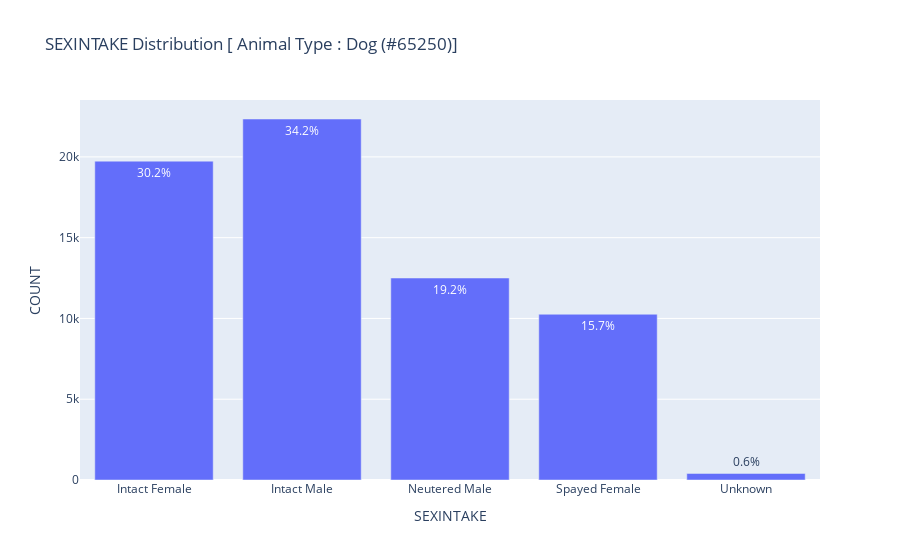

Notebook source saved alongside this figure:
### Markdown cell above
# Exploring "SEX INTAKE" of Dogs

### Code cell
var = 'SEXINTAKE'
dfGrp = dfAnimals.groupby(['ANIMALTYPE',var])['ANIMALID'].count()
dfGrp = dfGrp.reset_index(drop=False)
dfGrp = dfGrp.rename(columns={"ANIMALID": "COUNT"})
dfGrp = dfGrp[dfGrp.ANIMALTYPE.isin(['Bird','Cat','Dog','Livestock'])]
dfGrp
a = list()
for animal in dfGrp.ANIMALTYPE.unique():
    dat = dfGrp[dfGrp.ANIMALTYPE==animal]
    dat['PCT'] = np.round(100.0*dat['COUNT']/dat['COUNT'].sum(),2)
    cnt = dat['COUNT'].sum()
    a.append({"data":dat,"count":cnt})
    fig = px.bar(dat, x=var, y='COUNT', title=var+" Distribution [ Animal Type : "+animal+" (#"+ str(cnt)+")]", text=dat['PCT'].apply(lambda x: '{0:1.1f}%'.format(x)))
    fig.show()

### Figure 1 — Plotly figure (JSON) as saved in the notebook; plotly's stock layout.template omitted (floating-point values rounded to 4 significant figures)
{"data": [{"alignmentgroup": "True", "hovertemplate": "SEXINTAKE=%{x}<br>COUNT=%{y}<br>text=%{text}<extra></extra>", "legendgroup": "", "marker": {"color": "#636efa", "pattern": {"shape": ""}}, "name": "", "offsetgroup": "", "orientation": "v", "showlegend": false, "text": ["30.2%", "34.2%", "19.2%", "15.7%", "0.6%"], "textposition": "auto", "type": "bar", "x": ["Intact Female", "Intact Male", "Neutered Male", "Spayed Female", "Unknown"], "xaxis": "x", "y": [19736, 22345, 12503, 10260, 406], "yaxis": "y"}], "layout": {"barmode": "relative", "legend": {"tracegroupgap": 0}, "title": {"text": "SEXINTAKE Distribution [ Animal Type : Dog (#65250)]"}, "xaxis": {"anchor": "y", "domain": [0, 1], "title": {"text": "SEXINTAKE"}}, "yaxis": {"anchor": "x", "domain": [0, 1], "title": {"text": "COUNT"}}}}
